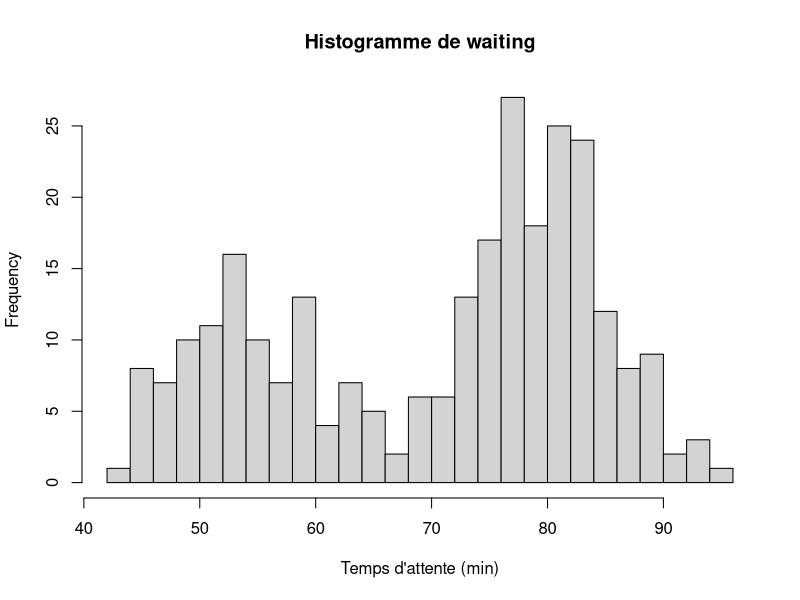
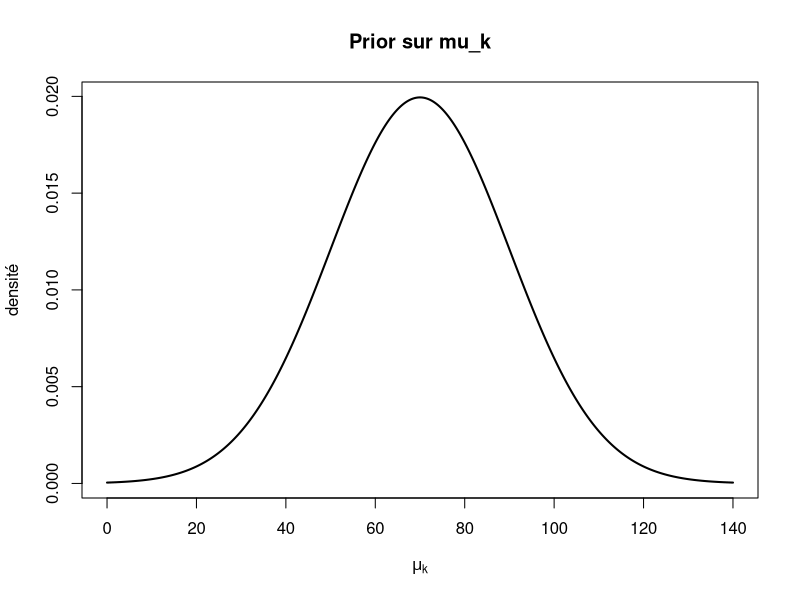
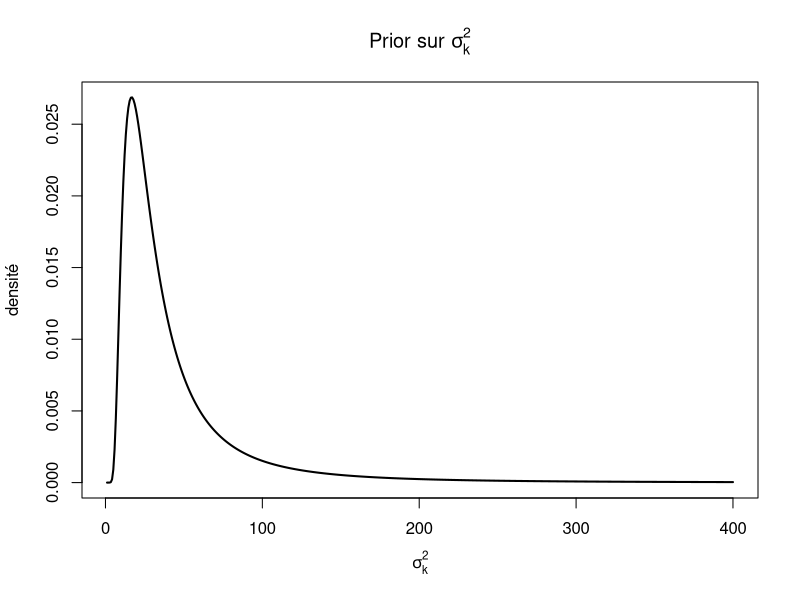
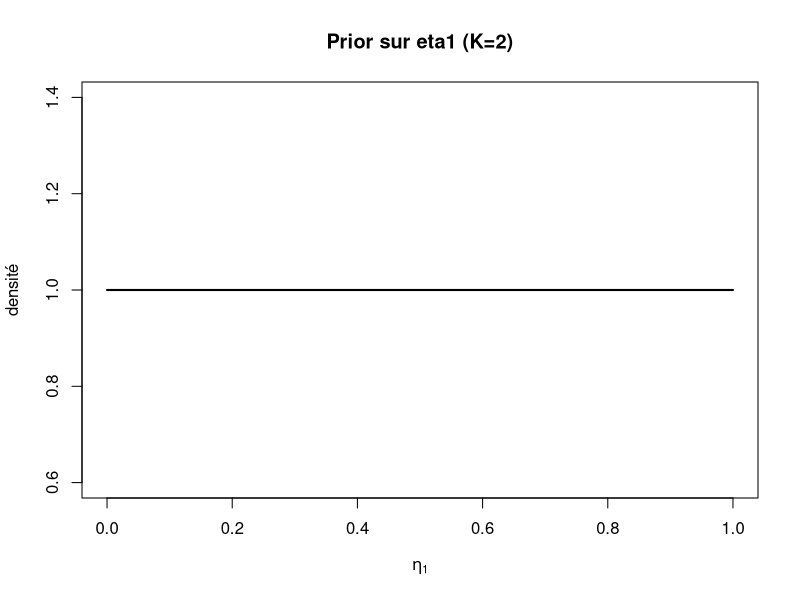
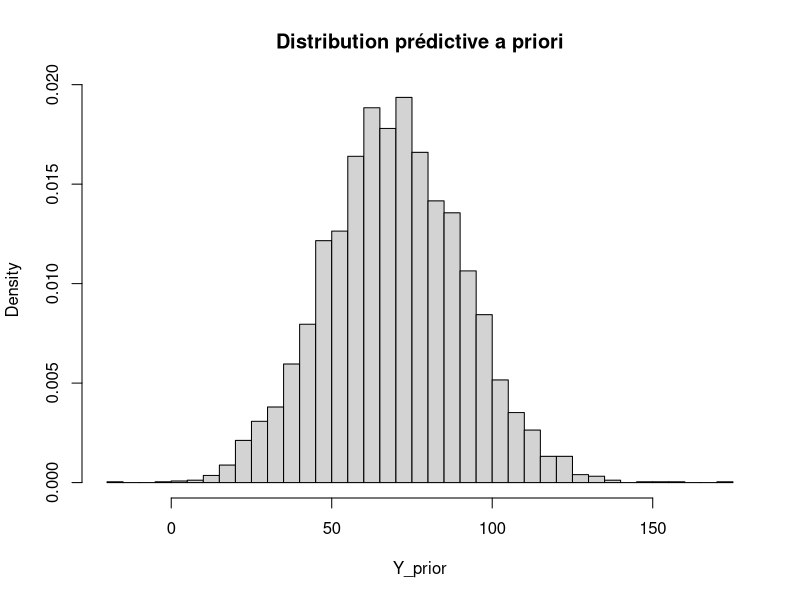
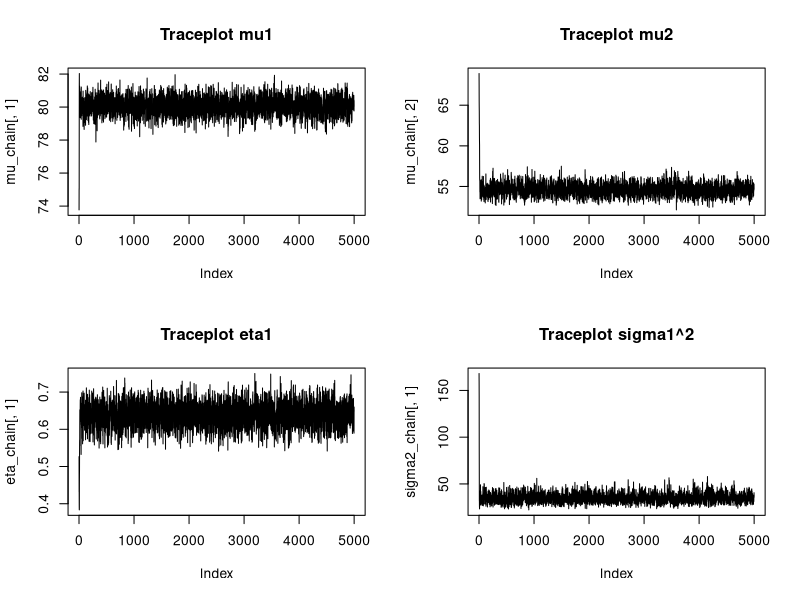
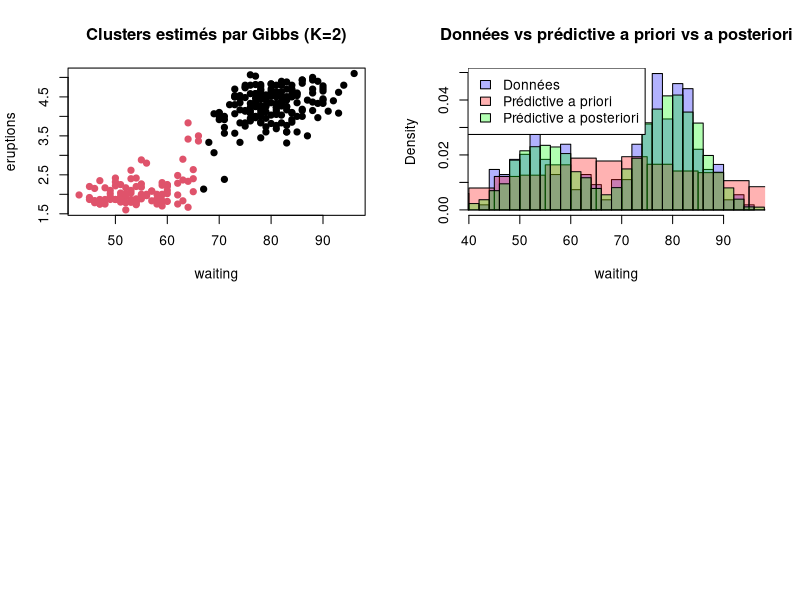

Recreate these plots in R, in order.
## ---- chunk 1
knitr::opts_chunk$set(echo = TRUE)
## ---- chunk 2

data(faithful) 
# On ne garde que la variable 'waiting'
y <- faithful$waiting
n <- length(y)

# Petit résumé
summary(y)
hist(y, breaks = 30, main = "Histogramme de waiting", xlab = "Temps d'attente (min)")

## ---- chunk 3
library(ggplot2)

# Paramètres de prior
K <- 2
m0 <- 70     # comme la variable waiting est autour de 50–80, donc on peut prendre m = 70
tau0 <- 20
a0 <- 2
b0 <- 50  # pour Inv-Gamma (shape=a0, scale=b0)
alpha0 <- rep(1, K)  # Dirichlet(1,...,1)

# Densité a priori de mu_k ~ N(m0, tau0^2)
x_mu <- seq(0, 140, length.out = 500)
dens_mu <- dnorm(x_mu, mean = m0, sd = tau0)

plot(x_mu, dens_mu, type = "l", lwd = 2,
     main = "Prior sur mu_k", xlab = expression(mu[k]), ylab = "densité")

# Pour sigma^2_k ~ Inv-Gamma(a0, b0), on peut représenter sur sigma (écart-type)
# On approxime avec une grille sur sigma^2 puis transformation
sigma2_grid <- seq(1, 400, length.out = 500)
# densité inv-gamma (à définir)
dinvgamma <- function(x, shape, scale){
  ifelse(x > 0, (scale^shape / gamma(shape)) * x^(-shape-1) * exp(-scale/x), 0)
}
dens_sigma2 <- dinvgamma(sigma2_grid, a0, b0)
plot(sigma2_grid, dens_sigma2, type = "l", lwd = 2,
     main = expression("Prior sur " * sigma[k]^2),
     xlab = expression(sigma[k]^2), ylab = "densité")

# Pour eta ~ Dirichlet(1,1) dans le cas K=2, c'est Uniforme sur [0,1] pour eta1
eta1 <- seq(0, 1, length.out = 500)
dens_eta1 <- dbeta(eta1, 1, 1)
plot(eta1, dens_eta1, type = "l", lwd = 2,
     main = "Prior sur eta1 (K=2)",
     xlab = expression(eta[1]), ylab = "densité")

## ---- chunk 4
set.seed(123)
S <- 5000  # nombre de tirages pour la prédictive a priori

Y_prior <- numeric(S)

for (s in 1:S) {
  # tirer eta ~ Dirichlet(1,1) => Beta pour K=2
  eta1_s <- rbeta(1, 1, 1)
  eta_s <- c(eta1_s, 1 - eta1_s)
  
  # tirer mu_k, sigma_k^2
  mu_s <- rnorm(K, mean = m0, sd = tau0)
  sigma2_s <- 1 / rgamma(K, shape = a0, rate = b0)  # si prior sur 1/sigma^2 ~ Gamma
  
  # tirer un composant
  k_s <- sample(1:K, size = 1, prob = eta_s)
  Y_prior[s] <- rnorm(1, mean = mu_s[k_s], sd = sqrt(sigma2_s[k_s]))
}

hist(Y_prior, breaks = 30, freq = FALSE,
     main = "Distribution prédictive a priori",
     xlab = "Y_prior")

## ---- chunk 5
 # pour un point y_i donné et des paramètres mu, sigma2, eta
post_alloc <- function(y_i, mu, sigma2, eta){
  dens <- eta * dnorm(y_i, mean = mu, sd = sqrt(sigma2))
  dens / sum(dens)
}
post_alloc

## ---- chunk 6
# n_k : vecteur des effectifs par composante
n_k <- tabulate(S, nbins = 2)
# échantillonner eta ~ Dirichlet
rdirichlet <- function(n, alpha){
  k <- length(alpha)
  x <- matrix(rgamma(n * k, shape = alpha), ncol = k, byrow = TRUE)
  x / rowSums(x)
}
eta <- rdirichlet(1, alpha0 + n_k)
eta
## ---- chunk 7
set.seed(123)

K <- 2
y <- faithful$waiting
n <- length(y)

# Hyperparamètres
m0 <- 70
kappa0 <- 0.01    # prior vague
a0 <- 2
b0 <- 50
alpha0 <- rep(1, K)

# Fonctions utilitaires
dinvgamma <- function(x, shape, scale){
  ifelse(x > 0, (scale^shape / gamma(shape)) * x^(-shape-1) * exp(-scale/x), 0)
}
rinvgamma <- function(n, shape, scale){
  1 / rgamma(n, shape = shape, rate = scale)
}

# Initialisation
S <- sample(1:K, n, replace = TRUE)
mu <- tapply(y, S, mean)        # moyennes par classe
sigma2 <- tapply(y, S, var)     # variances par classe
eta <- rep(1/K, K)

# MCMC
T <- 5000
mu_chain <- matrix(NA, nrow = T, ncol = K)
sigma2_chain <- matrix(NA, nrow = T, ncol = K)
eta_chain <- matrix(NA, nrow = T, ncol = K)
S_chain <- matrix(NA, nrow = T, ncol = n)

for (t in 1:T) {
  # 1) Mise à jour des allocations S_i
  for (i in 1:n) {
    dens <- eta * dnorm(y[i], mean = mu, sd = sqrt(sigma2))
    prob <- dens / sum(dens)
    S[i] <- sample(1:K, size = 1, prob = prob)
  }
  
  # 2) Mise à jour de eta
  n_k <- tabulate(S, nbins = K)
  eta <- as.numeric(rdirichlet(1, alpha0 + n_k))
  
  # 3) Mise à jour des (mu_k, sigma2_k)
  for (k in 1:K) {
    y_k <- y[S == k]
    nk <- length(y_k)
    
    if (nk > 0) {
      ybar_k <- mean(y_k)
      Sk <- sum((y_k - ybar_k)^2)
      
      kappa_n <- kappa0 + nk
      m_n <- (kappa0 * m0 + nk * ybar_k) / kappa_n
      a_n <- a0 + nk / 2
      b_n <- b0 + 0.5 * Sk + (kappa0 * nk / (2 * kappa_n)) * (ybar_k - m0)^2
      
      sigma2[k] <- rinvgamma(1, shape = a_n, scale = b_n)
      mu[k] <- rnorm(1, mean = m_n, sd = sqrt(sigma2[k] / kappa_n))
    } else {
      # si aucune observation dans la classe, on tire directement du prior
      sigma2[k] <- rinvgamma(1, a0, b0)
      mu[k] <- rnorm(1, mean = m0, sd = sqrt(sigma2[k] / kappa0))
    }
  }
  
  # Stockage
  mu_chain[t, ] <- mu
  sigma2_chain[t, ] <- sigma2
  eta_chain[t, ] <- eta
  S_chain[t, ] <- S
}





## ---- chunk 8
burn <- 2000
mu_post <- mu_chain[(burn+1):T, ]
sigma2_post <- sigma2_chain[(burn+1):T, ]
eta_post <- eta_chain[(burn+1):T, ]

# Traceplots
par(mfrow = c(2,2))
plot(mu_chain[,1], type="l", main="Traceplot mu1")
plot(mu_chain[,2], type="l", main="Traceplot mu2")
plot(eta_chain[,1], type="l", main="Traceplot eta1")
plot(sigma2_chain[,1], type="l", main="Traceplot sigma1^2")

## ---- chunk 9
# Classification finale par MAP sur les allocations moyennes
S_hat <- apply(S_chain[(burn+1):T, ], 2, function(col) {
  # classe la plus fréquente pour chaque i
  as.integer(names(sort(table(col), decreasing = TRUE))[1])
})

# Visualisation
plot(faithful$waiting, faithful$eruptions,
     col = S_hat, pch = 19,
     xlab = "waiting", ylab = "eruptions",
     main = "Clusters estimés par Gibbs (K=2)")

## ---- chunk 10
S_new <- 5000
Y_post <- numeric(S_new)

idx <- sample((burn+1):T, S_new, replace = TRUE)

for (s in 1:S_new) {
  mu_s <- mu_chain[idx[s], ]
  sigma2_s <- sigma2_chain[idx[s], ]
  eta_s <- eta_chain[idx[s], ]
  k_s <- sample(1:K, size = 1, prob = eta_s)
  Y_post[s] <- rnorm(1, mean = mu_s[k_s], sd = sqrt(sigma2_s[k_s]))
}

# Comparaison graphique
hist(y, breaks = 30, freq = FALSE, col = rgb(0,0,1,0.3),
     main = "Données vs prédictive a priori vs a posteriori",
     xlab = "waiting")
hist(Y_prior, breaks = 30, freq = FALSE, col = rgb(1,0,0,0.3), add = TRUE)
hist(Y_post, breaks = 30, freq = FALSE, col = rgb(0,1,0,0.3), add = TRUE)
legend("topleft",
       legend = c("Données", "Prédictive a priori", "Prédictive a posteriori"),
       fill = c(rgb(0,0,1,0.3), rgb(1,0,0,0.3), rgb(0,1,0,0.3)))


## ---- chunk 11
PH0_prior <- pnorm(60, mean = m0, sd = tau0)
PH0_prior
PH1_prior <- 1 - PH0_prior
PH1_prior

## ---- chunk 12
mu1_post <- mu_chain[(burn+1):T, 1]
#mu1_post
PH0_post <- mean(mu1_post < 60)
PH0_post
PH1_post <- 1 - PH0_post
PH1_post
## ---- chunk 13
BF01 <- (PH0_post / PH1_post) / (PH0_prior / PH1_prior)
BF01
